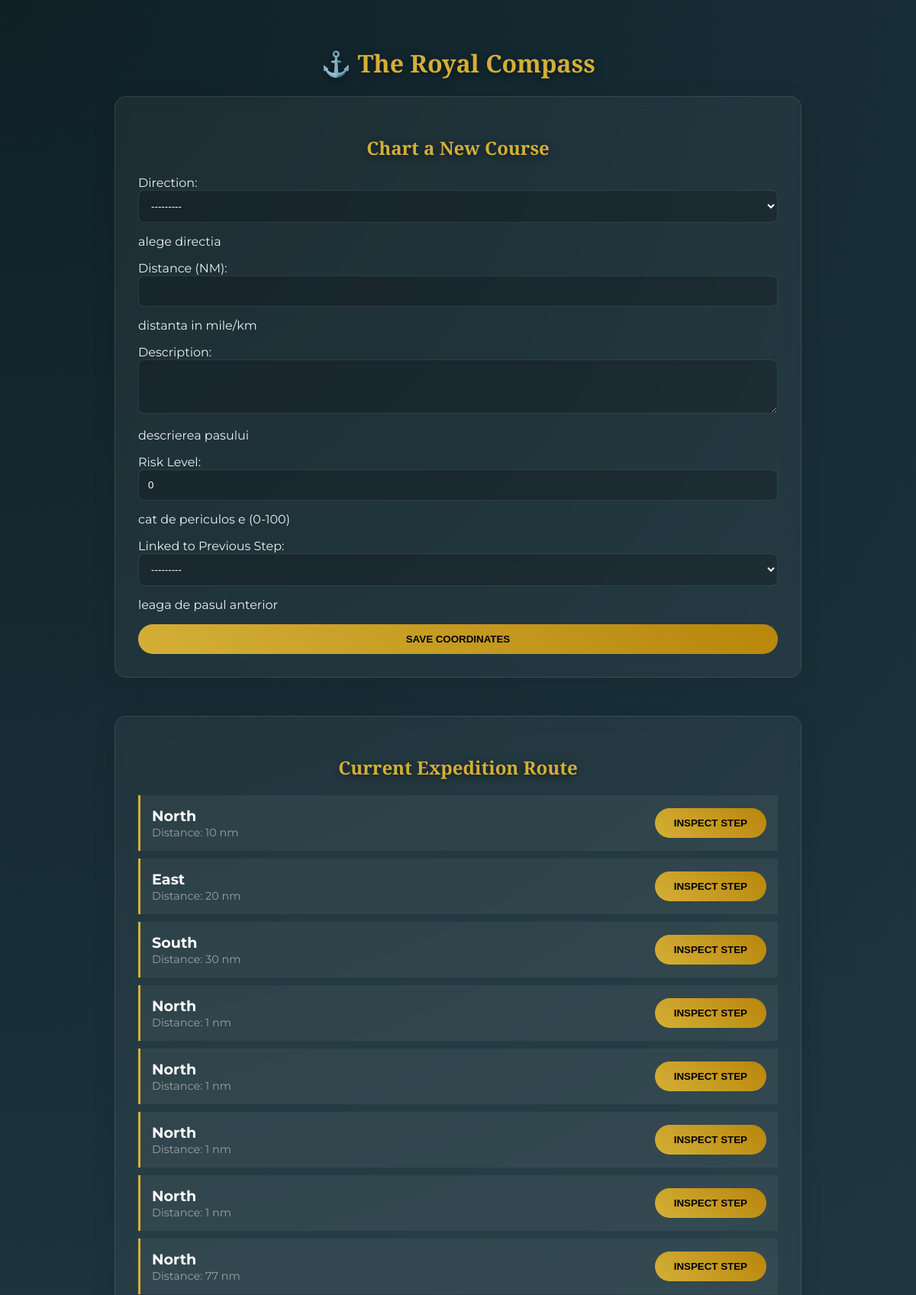
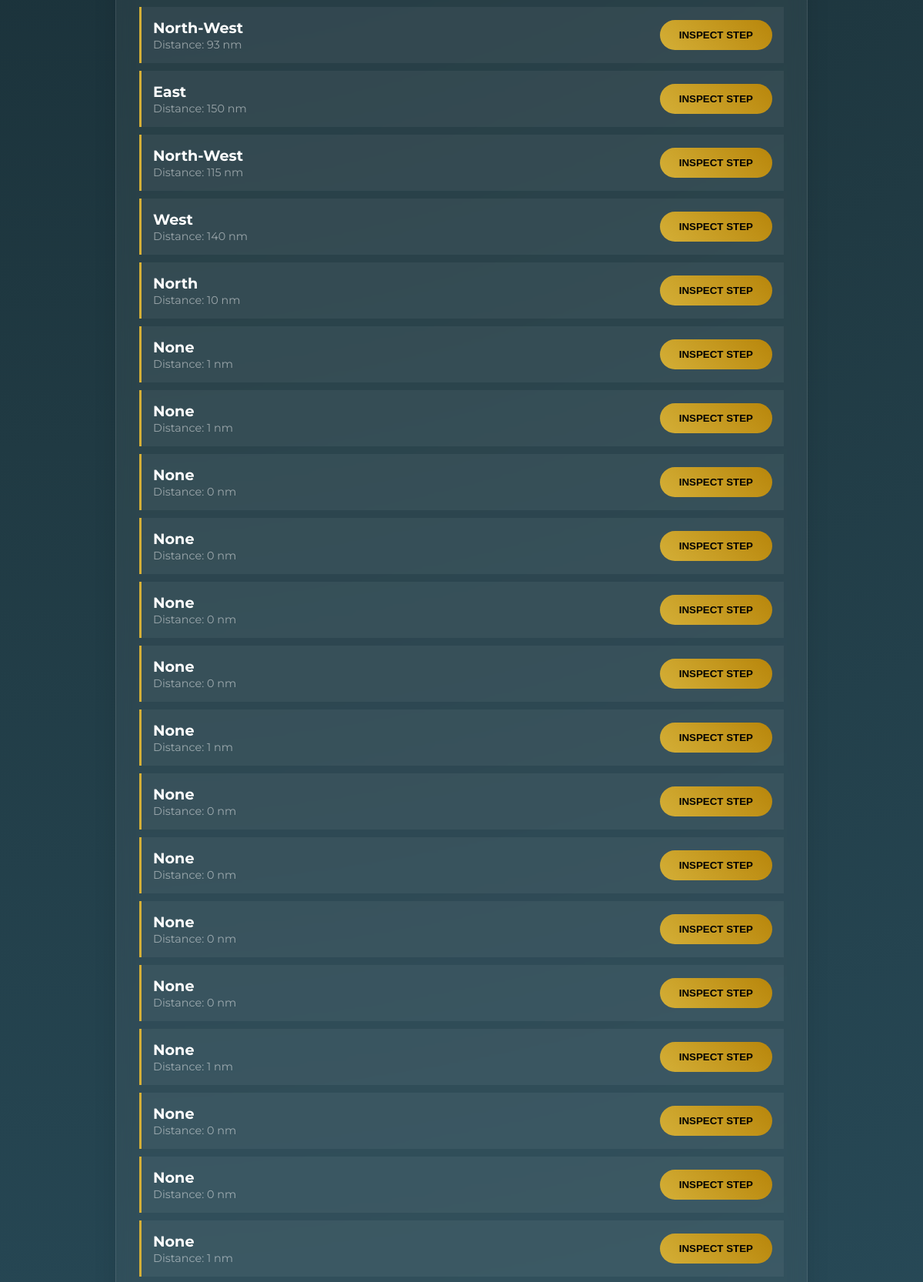
The app's page /compass/ (upper part) with its own data (2 pictures, top to bottom).
### treasure_hunt/models.py (models this page shows)
class Instruction(models.Model):
    DIRECTION_CHOICES = [
        ('north', 'North'),
        ('north-east', 'North-East'),
        ('east', 'East'),
        ('south-east', 'South-East'),
        ('south', 'South'),
        ('south-west', 'South-West'),
        ('west', 'West'),
        ('north-west', 'North-West'),
        ('none', 'None'), # Adaugat pentru pasul final
    ]
    direction = models.CharField(
        max_length=20,
        choices=DIRECTION_CHOICES,
        help_text="alege directia"
    )
    distance = models.IntegerField(
        validators=[MinValueValidator(0)], # Permitem 0 pentru cufar
        help_text="distanta in mile/km"
    )
    description = models.TextField(
        help_text="descrierea pasului"
    )
    risk_level = models.IntegerField(
        validators=[MinValueValidator(0), MaxValueValidator(100)],
        help_text="cat de periculos e (0-100)",
        default=0
    )
    previous_instruction = models.OneToOneField(
        'self',
        on_delete=models.SET_NULL,
        null=True,
        blank=True,
        related_name='next_instruction',
        help_text="leaga de pasul anterior"
    )
    def __str__(self):
        return f"{self.get_direction_display()} - {self.description[:30]}..."

### treasure_hunt/views.py (the view)
# urls.py: path('compass/', views.compass, name='compass'),
def compass(request):
    if request.method == 'POST':
        form = InstructionForm(request.POST)
        if form.is_valid():
            form.save()
            return redirect('compass')
    else:
        form = InstructionForm()
    instructions = Instruction.objects.all()
    return render(request, 'treasure_hunt/compass.html', {'form': form, 'instructions': instructions})

### treasure_hunt/forms.py
class InstructionForm(forms.ModelForm):
    class Meta:
        model = Instruction
        fields = ['direction', 'distance', 'description', 'risk_level', 'previous_instruction']
        labels = {
            'direction': 'Direction',
            'distance': 'Distance (NM)',
            'description': 'Description',
            'risk_level': 'Risk Level',
            'previous_instruction': 'Linked to Previous Step'
        }
        widgets = {
            'description': forms.Textarea(attrs={'rows': 3}),
            'risk_level': forms.NumberInput(attrs={'min': 0, 'max': 100}),
            'distance': forms.NumberInput(attrs={'min': 0}),
        }

### treasure_hunt/templates/treasure_hunt/compass.html (shortened to what this page needs)
{% load static %}
<!DOCTYPE html>
<html lang="en">
<head>
    <link rel="stylesheet" href="{% static 'treasure_hunt/style.css' %}">
</head>
<body>
<div class="container">
    <h1>⚓ The Royal Compass</h1>
    <div class="glass-card">
        <h2>Chart a New Course</h2>
        <form method="post">
            {{ form.as_p }}
            <button type="submit">Save Coordinates</button>
        </form>
    </div>
    <div class="glass-card" style="margin-top: 50px;">
        <h2>Current Expedition Route</h2>
        {% if instructions %}
            <div class="steps-list">
                {% for item in instructions %}
                    <div class="step-item">
                        <div>
                            <span style="font-size: 1.2rem; font-weight: bold; color: #fff;">{{ item.get_direction_display }}</span>
                            <br>
                            <span style="color: rgba(255,255,255,0.5); font-size: 0.9rem;">Distance: {{ item.distance }} nm</span>
                        </div>
                        <a href="{% url 'instruction_detail' item.pk %}">
                            <button class="btn-small">Inspect Step</button>
                        </a>
                    </div>
                {% endfor %}
            </div>
        {% else %}
            <p style="text-align: center; opacity: 0.6; padding: 20px;">The map is blank, Captain. Awaiting orders.</p>
        {% endif %}
    </div>
</div>
</body>
</html>

### treasure_hunt/static/treasure_hunt/style.css (style rules this page uses)
:root { --primary-gold: #d4af37; --glass-bg: rgba(255, 255, 255, 0.05); --glass-border: rgba(255, 255, 255, 0.1); --text-light: #ecf0f1; }
* { box-sizing: border-box; transition: all 0.3s ease; }
body { margin: 0; font-family: 'Montserrat', sans-serif; background: radial-gradient(circle at top left, #0f2027, #203a43, #2c5364); color: var(--text-light); min-height: 100vh; padding: 40px 20px; }
.container { max-width: 900px; margin: 0 auto; }
h1, h2, h3 { font-family: 'Cinzel', serif; color: var(--primary-gold); text-align: center; text-shadow: 0 2px 10px rgba(0,0,0,0.5); }
.glass-card { background: var(--glass-bg); backdrop-filter: blur(10px); border: 1px solid var(--glass-border); border-radius: 15px; padding: 30px; margin-bottom: 30px; box-shadow: 0 4px 30px rgba(0, 0, 0, 0.1); }
input, select, textarea { width: 100%; padding: 12px; background: rgba(0, 0, 0, 0.2); border: 1px solid var(--glass-border); border-radius: 8px; color: #fff; margin-bottom: 15px; }
button { background: linear-gradient(45deg, var(--primary-gold), #b8860b); color: #000; font-weight: bold; padding: 12px 25px; border: none; border-radius: 50px; cursor: pointer; width: 100%; text-transform: uppercase; }
.step-item { background: rgba(255, 255, 255, 0.05); border-left: 3px solid var(--primary-gold); padding: 15px; margin-bottom: 10px; display: flex; justify-content: space-between; align-items: center; }

### records on screen
Instruction: direction "---------", direction "North", distance "10"
Instruction: risk_level "0", previous_instruction "---------", direction "North", distance "1"
Instruction: direction "East", distance "20"
Instruction: direction "South", distance "30"
Instruction: direction "North", distance "1"
Instruction: direction "North", distance "1"
Instruction: direction "North", distance "1"
Instruction: direction "North", distance "77"
Instruction: direction "North-West", distance "93"
Instruction: direction "East", distance "150"
Instruction: direction "North-West", distance "115"
Instruction: direction "West", distance "140"
Instruction: direction "North", distance "10"
Instruction: direction "None", distance "1"
Instruction: direction "None", distance "1"
Instruction: direction "None", distance "0"
Instruction: direction "None", distance "0"
Instruction: direction "None", distance "0"
Instruction: direction "None", distance "0"
Instruction: direction "None", distance "1"
Instruction: direction "None", distance "0"
Instruction: direction "None", distance "0"
Instruction: direction "None", distance "0"
Instruction: direction "None", distance "0"
Instruction: direction "None", distance "1"
Instruction: direction "None", distance "0"
Instruction: direction "None", distance "0"
Instruction: direction "None", distance "1"
